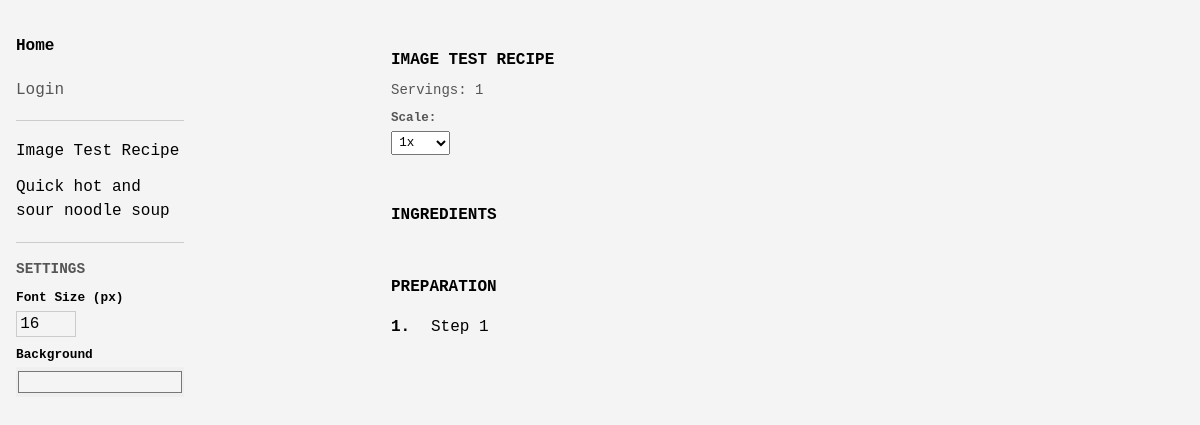
/recipe/1, run on the app's committed database.
### models.py (models this page shows)
class Recipe(Base):
    __tablename__ = "recipes"
    id = Column(Integer, primary_key=True, index=True)
    title = Column(String, index=True, nullable=False)
    total_time_minutes = Column(Integer)
    base_servings = Column(Integer, default=1)
    created_at = Column(DateTime(timezone=True), server_default=func.now())
    updated_at = Column(DateTime(timezone=True), onupdate=func.now(), server_default=func.now())
    image_filename = Column(String, nullable=True)
    steps = relationship("Step", back_populates="recipe", cascade="all, delete-orphan", order_by="Step.step_number")

class Step(Base):
    __tablename__ = "steps"
    id = Column(Integer, primary_key=True, index=True)
    recipe_id = Column(Integer, ForeignKey("recipes.id"))
    step_number = Column(Integer, nullable=False)
    action = Column(String, nullable=False)
    time_minutes = Column(Integer)
    tools = Column(JSON, default=[])
    image_filename = Column(String, nullable=True)
    recipe = relationship("Recipe", back_populates="steps")
    ingredients = relationship("StepIngredient", back_populates="step", cascade="all, delete-orphan")

### main.py (the view)
@app.get("/recipe/{recipe_id}", response_class=HTMLResponse)
def read_recipe(request: Request, recipe_id: int, db: Session = Depends(get_db)):
    recipe = crud.get_recipe(db, recipe_id)
    all_recipes = crud.get_recipes(db)
    user = get_current_user(request)
    return templates.TemplateResponse("detail.html", {"request": request, "recipe": recipe, "all_recipes": all_recipes, "user": user})

### templates/detail.html (shortened to what this page needs)
{% extends "base.html" %}
{% block content %}
<div class="recipe-header">
    <div style="display: flex; justify-content: space-between; align-items: flex-start;">
        <h1 style="margin-bottom: 0.5rem;">{{ recipe.title }}</h1>
    </div>
    <div class="meta">
        <span>Servings: <span id="servings-display">{{ recipe.base_servings }}</span></span>
        <div style="margin-top: 0.5rem;">
            <label for="scale-select" style="font-size: 0.9em; margin-right: 0.5rem;">Scale:</label>
            <select id="scale-select" onchange="scaleRecipe(this.value)"
                style="font-family: var(--font-mono); font-size: 0.9em; padding: 0.2rem;">
                <option value="1" selected>1x</option>
            </select>
        </div>
    </div>
</div>
<div class="ingredients-summary">
    <h3>Ingredients</h3>
</div>
<div class="steps">
    <h3>Preparation</h3>
    {% for step in recipe.steps %}
    <div class="step">
        <div class="step-header">
            <span class="step-number">{{ step.step_number }}.</span>
            <div class="step-content">
                <span class="step-action">{{ step.action }}</span>
            </div>
        </div>
    </div>
    {% endfor %}
</div>
{% endblock %}

### templates/base.html (shortened to what this page needs)
<!DOCTYPE html>
<html lang="en">
<head>
    <link rel="stylesheet" href="/static/style.css">
</head>
<body>
    <div class="sidebar" id="sidebar">
        <nav>
            <ul class="recipe-list">
                <li><a href="/" style="font-weight: bold; margin-bottom: 1rem; display: block;">Home</a></li>
                {% if user %}
                <li><a href="/new" style="color: var(--meta-color);">+ New Recipe</a></li>
                <li><a href="/logout" style="color: var(--meta-color);">Logout</a></li>
                {% else %}
                <li><a href="/login" style="color: var(--meta-color);">Login</a></li>
                {% endif %}
                <hr style="border: 0; border-top: 1px solid var(--border-color); margin: 1rem 0;">
                {% for recipe in all_recipes %}
                <li><a href="/recipe/{{ recipe.id }}">{{ recipe.title }}</a></li>
                {% endfor %}
            </ul>
            <hr style="border: 0; border-top: 1px solid var(--border-color); margin: 1rem 0;">
            <div style="margin-top: 1rem;">
                <h4 style="font-size: 0.9em; color: var(--meta-color); margin-bottom: 0.5rem;">Settings</h4>
                <div class="form-group" style="margin-bottom: 0.5rem;">
                    <label for="font-size-input" style="font-size: 0.8em;">Font Size (px)</label>
                    <input type="number" id="font-size-input" value="16" min="10" max="32"
                        style="width: 60px; padding: 0.2rem;">
                </div>
                <div class="form-group" style="margin-bottom: 0.5rem;">
                    <label for="bg-color-input" style="font-size: 0.8em;">Background</label>
                    <input type="color" id="bg-color-input" value="#f4f4f4"
                        style="width: 100%; height: 30px; padding: 0; border: none;">
                </div>
            </div>
        </nav>
    </div>
    <main class="main-content">
        <div class="container">
            {% block content %}{% endblock %}
        </div>
    </main>
</body>
</html>

### static/style.css (style rules this page uses)
:root { --bg-color: #f4f4f4; --text-color: #000000; --meta-color: #555555; --border-color: #cccccc; --spacing-unit: 1rem; --font-mono: "SFMono-Regular", Consolas, "Liberation Mono", Menlo, Courier, monospace; --base-font-size: 16px; }
* { box-sizing: border-box; }
body { background-color: var(--bg-color); color: var(--text-color); font-family: var(--font-mono); line-height: 1.5; margin: 0; padding: 0; font-size: var(--base-font-size); }
a { color: inherit; text-decoration: none; border-bottom: 1px solid transparent; }
.container { max-width: 650px; margin: 0 auto; padding: 3rem 1rem; }
.sidebar { position: fixed; top: 0; left: 0; width: 200px; height: 100%; background: var(--bg-color); padding: 2rem 1rem; overflow-y: auto; transform: translateX(-100%); transition: transform 0.3s ease; z-index: 100; font-size: var(--base-font-size); }
.main-content { margin-left: 0; transition: margin-left 0.3s ease; }
@media (min-width: 1024px) { .sidebar { transform: translateX(0); } }
@media (min-width: 1024px) { .main-content { margin-left: 200px; } }
h1, h2, h3, h4, h5, h6 { font-weight: normal; font-size: var(--base-font-size); margin-top: 0; margin-bottom: 1rem; text-transform: uppercase; font-weight: bold; }
.meta { color: var(--meta-color); font-size: calc(var(--base-font-size) * 0.875); margin-bottom: 2rem; }
.recipe-list { list-style: none; padding: 0; margin-top: 0; }
.recipe-list li { margin-bottom: 0.5rem; }
.recipe-list a { display: block; padding: 0.1rem 0; color: var(--text-color); }
.recipe-header { margin-bottom: 3rem; }
.ingredients-summary { margin-bottom: 3rem; }
.ingredients-summary h3 { margin-bottom: 0.5rem; font-weight: bold; }
.step { margin-bottom: 2rem; }
.step-header { display: flex; justify-content: flex-start; align-items: baseline; margin-bottom: 0.5rem; }
.step-number { font-weight: bold; margin-right: 1rem; min-width: 1.5rem; }
.step-content { flex: 1; }
.step-action { margin-bottom: 0.5rem; display: block; }
.form-group { margin-bottom: 1.5rem; }
label { display: block; margin-bottom: 0.2rem; font-weight: bold; }
input[type="text"], input[type="number"], textarea { width: 100%; padding: 0.5rem; border: 1px solid var(--border-color); background: transparent; font-family: var(--font-mono); font-size: var(--base-font-size); outline: none; }

### data on the page
Recipe: title "Image Test Recipe", title "IMAGE TEST RECIPE", base_servings "1"
Recipe: title "Quick hot and sour noodle soup"
Step: step_number "1", action "Step 1"
